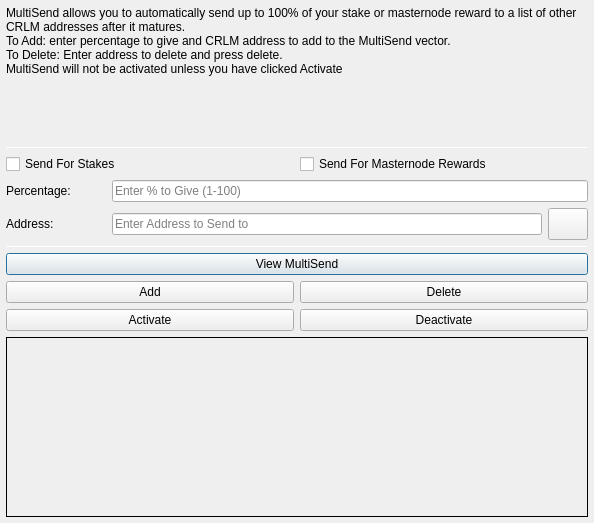
<?xml version="1.0" encoding="UTF-8"?>
<ui version="4.0">
 <class>MultiSendDialog</class>
 <widget class="QDialog" name="MultiSendDialog">
  <property name="windowModality">
   <enum>Qt::NonModal</enum>
  </property>
  <property name="geometry">
   <rect>
    <x>0</x>
    <y>0</y>
    <width>594</width>
    <height>523</height>
   </rect>
  </property>
  <property name="windowTitle">
   <string>MultiSend</string>
  </property>
  <layout class="QVBoxLayout" name="verticalLayout" stretch="0">
   <property name="leftMargin">
    <number>6</number>
   </property>
   <property name="topMargin">
    <number>6</number>
   </property>
   <property name="rightMargin">
    <number>6</number>
   </property>
   <property name="bottomMargin">
    <number>6</number>
   </property>
   <item>
    <layout class="QVBoxLayout" name="verticalLayout_Main" stretch="1,1,1,1,1,1">
     <item>
      <widget class="QLabel" name="label_2">
       <property name="lineWidth">
        <number>1</number>
       </property>
       <property name="text">
        <string>MultiSend allows you to automatically send up to 100% of your stake or masternode reward to a list of other CRLM addresses after it matures.
To Add: enter percentage to give and CRLM address to add to the MultiSend vector.
To Delete: Enter address to delete and press delete.
MultiSend will not be activated unless you have clicked Activate</string>
       </property>
       <property name="alignment">
        <set>Qt::AlignLeading|Qt::AlignLeft|Qt::AlignTop</set>
       </property>
       <property name="wordWrap">
        <bool>true</bool>
       </property>
      </widget>
     </item>
     <item>
      <widget class="Line" name="line">
       <property name="minimumSize">
        <size>
         <width>0</width>
         <height>1</height>
        </size>
       </property>
       <property name="maximumSize">
        <size>
         <width>16777215</width>
         <height>1</height>
        </size>
       </property>
       <property name="orientation">
        <enum>Qt::Horizontal</enum>
       </property>
      </widget>
     </item>
     <item>
      <layout class="QVBoxLayout" name="verticalLayout_Settings">
       <item>
        <layout class="QHBoxLayout" name="horizontalLayout">
         <item>
          <widget class="QCheckBox" name="multiSendStakeCheckBox">
           <property name="text">
            <string>Send For Stakes</string>
           </property>
          </widget>
         </item>
         <item>
          <widget class="QCheckBox" name="multiSendMasternodeCheckBox">
           <property name="text">
            <string>Send For Masternode Rewards</string>
           </property>
          </widget>
         </item>
        </layout>
       </item>
       <item>
        <layout class="QHBoxLayout" name="horizontalLayout_6">
         <item>
          <widget class="QLabel" name="label">
           <property name="minimumSize">
            <size>
             <width>100</width>
             <height>0</height>
            </size>
           </property>
           <property name="toolTip">
            <string>Percentage of stake to send</string>
           </property>
           <property name="text">
            <string>Percentage:</string>
           </property>
          </widget>
         </item>
         <item>
          <widget class="QLineEdit" name="multiSendPercentEdit">
           <property name="toolTip">
            <string>Enter whole numbers 1 - 100</string>
           </property>
           <property name="placeholderText">
            <string>Enter % to Give (1-100)</string>
           </property>
          </widget>
         </item>
        </layout>
       </item>
       <item>
        <layout class="QHBoxLayout" name="horizontalLayout_7">
         <item>
          <widget class="QLabel" name="label_5">
           <property name="minimumSize">
            <size>
             <width>100</width>
             <height>0</height>
            </size>
           </property>
           <property name="toolTip">
            <string>Address to send portion of stake to</string>
           </property>
           <property name="text">
            <string>Address:</string>
           </property>
          </widget>
         </item>
         <item>
          <widget class="QLineEdit" name="multiSendAddressEdit">
           <property name="toolTip">
            <string/>
           </property>
           <property name="placeholderText">
            <string>Enter Address to Send to</string>
           </property>
          </widget>
         </item>
         <item>
          <widget class="QPushButton" name="addressBookButton">
           <property name="maximumSize">
            <size>
             <width>16777215</width>
             <height>32</height>
            </size>
           </property>
           <property name="toolTip">
            <string>Choose an address from the address book</string>
           </property>
           <property name="text">
            <string/>
           </property>
           <property name="icon">
            <iconset resource="../corallium.qrc">
             <normaloff>:/icons/address-book</normaloff>:/icons/address-book</iconset>
           </property>
           <property name="shortcut">
            <string>Alt+A</string>
           </property>
           <property name="autoDefault">
            <bool>false</bool>
           </property>
          </widget>
         </item>
        </layout>
       </item>
      </layout>
     </item>
     <item>
      <widget class="Line" name="line_2">
       <property name="minimumSize">
        <size>
         <width>0</width>
         <height>1</height>
        </size>
       </property>
       <property name="maximumSize">
        <size>
         <width>16777215</width>
         <height>1</height>
        </size>
       </property>
       <property name="orientation">
        <enum>Qt::Horizontal</enum>
       </property>
      </widget>
     </item>
     <item>
      <layout class="QVBoxLayout" name="verticalLayout_Buttons">
       <item>
        <layout class="QHBoxLayout" name="horizontalLayout_4">
         <item>
          <widget class="QPushButton" name="viewButton">
           <property name="toolTip">
            <string/>
           </property>
           <property name="statusTip">
            <string>View MultiSend Vector</string>
           </property>
           <property name="text">
            <string>View MultiSend</string>
           </property>
          </widget>
         </item>
        </layout>
       </item>
       <item>
        <layout class="QHBoxLayout" name="horizontalLayout_2">
         <item>
          <widget class="QPushButton" name="addButton">
           <property name="toolTip">
            <string/>
           </property>
           <property name="statusTip">
            <string>Add to MultiSend Vector</string>
           </property>
           <property name="text">
            <string>Add</string>
           </property>
          </widget>
         </item>
         <item>
          <widget class="QPushButton" name="deleteButton">
           <property name="toolTip">
            <string/>
           </property>
           <property name="statusTip">
            <string>Delete Address From MultiSend Vector</string>
           </property>
           <property name="text">
            <string>Delete</string>
           </property>
          </widget>
         </item>
        </layout>
       </item>
       <item>
        <layout class="QHBoxLayout" name="horizontalLayout_5">
         <item>
          <widget class="QPushButton" name="activateButton">
           <property name="statusTip">
            <string>Activate MultiSend</string>
           </property>
           <property name="text">
            <string>Activate</string>
           </property>
          </widget>
         </item>
         <item>
          <widget class="QPushButton" name="disableButton">
           <property name="statusTip">
            <string>Deactivate MultiSend</string>
           </property>
           <property name="text">
            <string>Deactivate</string>
           </property>
          </widget>
         </item>
        </layout>
       </item>
      </layout>
     </item>
     <item>
      <widget class="QLabel" name="message">
       <property name="minimumSize">
        <size>
         <width>0</width>
         <height>180</height>
        </size>
       </property>
       <property name="frameShape">
        <enum>QFrame::Panel</enum>
       </property>
       <property name="frameShadow">
        <enum>QFrame::Plain</enum>
       </property>
       <property name="lineWidth">
        <number>1</number>
       </property>
       <property name="midLineWidth">
        <number>1</number>
       </property>
       <property name="text">
        <string/>
       </property>
       <property name="alignment">
        <set>Qt::AlignLeading|Qt::AlignLeft|Qt::AlignTop</set>
       </property>
       <property name="wordWrap">
        <bool>true</bool>
       </property>
      </widget>
     </item>
    </layout>
   </item>
  </layout>
 </widget>
 <resources>
  <include location="../corallium.qrc"/>
 </resources>
 <connections/>
</ui>
